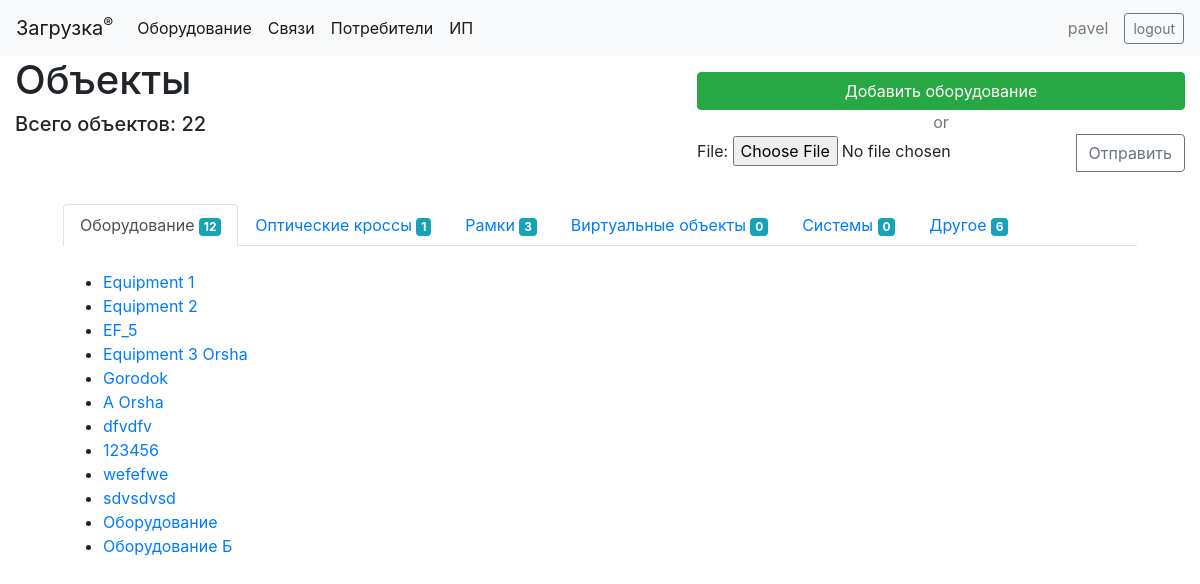
The page /register/equipments/ (signed in) on the database its author committed.
### register/models.py (models this page shows, shortened)
class Equipment(models.Model):
    type_choices = [
        ('E', 'Оборудование'),
        ('O', 'Оптические кроссы'),
        ('F', 'Рамки'),
        ('V', 'Виртуальные объекты'),
        ('S', 'Системы'),
        ('-', 'Другое'),
        ('', '---------'),
    ]
    name = models.CharField(max_length=100)
    endpoint = models.ForeignKey('EndPoint', on_delete=models.RESTRICT, default=None, null=True, related_name='equipments')
    location = models.CharField(max_length=100, null=True)
    note = models.TextField(null=True, blank=True)
    type = models.CharField(max_length=1, choices=type_choices, default='-')
    endpoint_opposite = models.ForeignKey('EndPoint', on_delete=models.RESTRICT, default=None, null=True, blank=True, related_name='systems')
    def __str__(self):
        return f"{self.name}"
    class Meta:
        unique_together = ('name', 'type',)

### register/views.py (the view)
# urls.py: path('equipments/', views.equipment_list, name='equipments'),
def equipment_list(request):
    equipments_by_type = {}
    equipments_count = 0
    categories = Equipment.type_choices.copy()
    categories.pop()
    for category in categories:
        objects = Equipment.objects.filter(type__exact=category[0])
        equipments_by_type[category[1]] = (objects.all(), objects.count())
        equipments_count += objects.count()
    active_tab = categories[0][1]
    if 't' in request.GET:
        active_tab = request.GET.get('t')
    upload_form = UploadFromFileForm()
    context = {
        'equipments': equipments_by_type,
        'equipments_count': equipments_count,
        'active_tab': active_tab,
        'upload_form': upload_form,
    }
    return render(request, 'equipments.html', context=context)

### register/forms.py
class UploadFromFileForm(forms.Form):
    file = forms.FileField()

### register/templates/equipments.html
{% extends "base_generic.html" %}
{% block content %}
    <div class="clearfix">
        <div class="d-inline float-left">
            <p class="h1">Объекты</p>
            <p class="h5">Всего объектов: {{ equipments_count }}</p>
        </div>
        <div class="d-inline float-right my-3">
            <a href="{% url 'equipment_create' %}" class="d-block btn btn-success">Добавить оборудование</a>
            <span class="d-flex justify-content-center text-muted">or</span>
            <form method="POST" enctype="multipart/form-data" action="{% url 'upload_from_file' %}" class="d-block ">{% csrf_token %}
                <div class="input-group">
                    <div class="custom-file">
                            {{ upload_form.as_div }}
                    </div>
                    <div class="input-group-append">
                        <button class="btn btn-outline-secondary" type="submit" id="inputGroupFileAddon">Отправить</button>
                    </div>
                </div>
            </form>
        </div>
    </div>
    <nav>
        <div class="nav nav-tabs mx-5 mt-3" id="nav-tab" role="tablist">
            {% for category, value in equipments.items %}
                <a class="nav-item nav-link {% if active_tab == category %}active{% endif %}" id="nav-{{ category }}-tab" data-toggle="tab" href="#nav-{{ category}}" role="tab" aria-controls="nav-home" aria-selected="true">{{ category }} <span class="badge badge-info">{{value.1}}</span></a>
            {% endfor %}
        </div>
    </nav>
    <div class="tab-content mx-5 pt-4" id="nav-tabContent">
        {% for category, value in equipments.items %}
            <div class="tab-pane fade show {% if active_tab == category %}active{% endif %}" id="nav-{{ category }}" role="tabpanel" aria-labelledby="nav-home-tab">
                <ul>
                    {% for equipment in value.0 %}
                        <li><a href="{% url 'equipment_detail' equipment.id %}">{{ equipment }}</a></li>
                    {% endfor %}
                </ul>
            </div>
        {% endfor %}
    </div>
{% endblock %}

### register/templates/base_generic.html (shortened to what this page needs)
<!DOCTYPE html>
<html lang="en">
    <head>
        <link rel="stylesheet"
              href="https://cdn.jsdelivr.net/npm/bootstrap@4.1.3/dist/css/bootstrap.min.css"
>
        <link rel="stylesheet" href="https://cdnjs.cloudflare.com/ajax/libs/font-awesome/4.7.0/css/font-awesome.min.css">
        {% load static %}
        <link rel="stylesheet" href="{% static 'css/styles.css' %}">
    </head>
    <body>
        <nav class="navbar navbar-expand-lg navbar-light bg-light sticky-top">
            <a class="navbar-brand" href="{% url 'index' %}">Загрузка<sup>&reg;</sup></a>
            <div class="collapse navbar-collapse" id="navbarNav">
                <ul class="navbar-nav mr-auto">
                    <li class="nav-item active">
                        <a class="nav-link" href="{% url 'equipments' %}" aria-current="page">Оборудование<span class="sr-only">(current)</span></a>
                    </li>
                    <li class="nav-item active">
                        <a class="nav-link" href="{% url 'communications' %}" aria-current="page">Связи</a>
                    </li>
                    <li class="nav-item active">
                        <a class="nav-link" href="{% url 'consumers' %}">Потребители</a>
                    </li>
                    <li class="nav-item active">
                        <a class="nav-link" href="{% url 'endpoints' %}">ИП</a>
                    </li>
                </ul>
                {% if user.is_authenticated %}
                    <span class="navbar-text px-3">
                        {{ user.get_username }}
                    </span>
                    <a class="btn btn-sm btn-outline-secondary" href="{% url 'logout' %}?next={{request.path}}">logout</a>
                {% else %}
                    <a class="btn btn-sm btn-outline-secondary" href="{% url 'login' %}?next={{request.path}}">login</a>
                {% endif %}
            </div>
        </nav>
        <div class="container-fluid">
            <div class="row" id="div-row">
                <div class="col" id="div-right">
                    {% if user.is_authenticated %}
                        {% block content %}
                        {% endblock %}
                    {% else %}
                        <p>Please, login!</p>
                        {% block login %}{% endblock %}
                    {% endif %}
                </div>
            </div>
        </div>
    </body>
</html>

### rows shown on the page
Equipment: name "Equipment 1"
Equipment: name "Equipment 2"
Equipment: name "EF_5"
Equipment: name "Equipment 3 Orsha"
Equipment: name "Gorodok"
Equipment: name "A Orsha"
Equipment: name "dfvdfv"
Equipment: name "123456"
Equipment: name "wefefwe"
Equipment: name "sdvsdvsd"
Equipment: name "Оборудование"
Equipment: name "Оборудование Б"

### other values the page prints
{{ user.get_username }} "pavel"
{{ equipments_count }} "22"
{{ category }} "Оборудование" "Оптические кроссы" "Рамки" "Виртуальные объекты" "Системы" "Другое"
{{ value.1 }} "12" "1" "3" "0" "0" "6"
